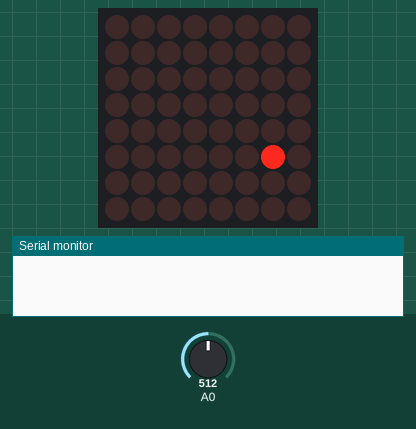
This sketch was run on a simulated Arduino Uno, built with avr-gcc and run on an emulated ATmega328P. Shown: 8×8 LED matrix, the last lines printed to the serial monitor. Inputs (shaded band) come from the test bench; at power-on: A0 = 512.

Above: at 1.2 s.
1.3 s: A0 set to 891
At 1.3 s:
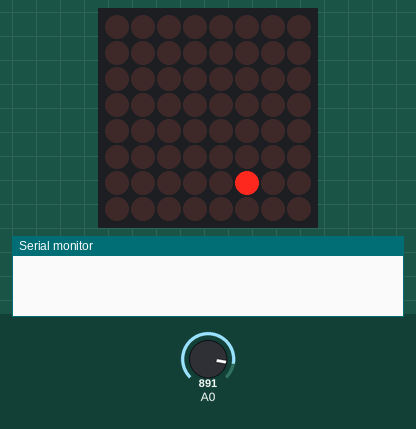
3.5 s: A0 set to 914
At 3.71 s:
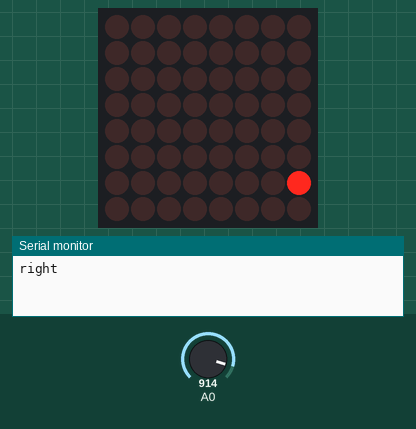

The sketch:

Camp_day5_dot_bounce_joystick.ino
```cpp
#include "LedControl.h"
LedControl lc=LedControl(12,10,11,1);

int pos = 0;
int dir = 1; //direction of movement, +1 or -1
int pos2 = 3;
int dir2 = 1;

void setup() {
  lc.shutdown(0,false);
  lc.setIntensity(0,8);
  lc.clearDisplay(0);
  pinMode(A0,INPUT);
  Serial.begin(9600); //new
}

void dot(){
  lc.setLed(0,pos,pos2,true);
  pos = pos + dir;
  pos2 = pos2 + dir2;
  if(pos == 6){dir = -1;}
  if(pos == 0){dir = 1;}
  if(pos2 == 7){dir2 = -1;}
  if(pos2 == 0){dir2 = 1;}
}

void joystick(){ //new
  int x = analogRead(A0);
  if(x<100){Serial.println("left");}
  if(x>900){Serial.println("right");}
}

void loop(){
  lc.clearDisplay(0);
  joystick(); //new
  dot();
  delay(200);
}
```

Measured:
- the behaviour switches between 900 and 901 on A0 (found by bisection; images 1 and 2)
